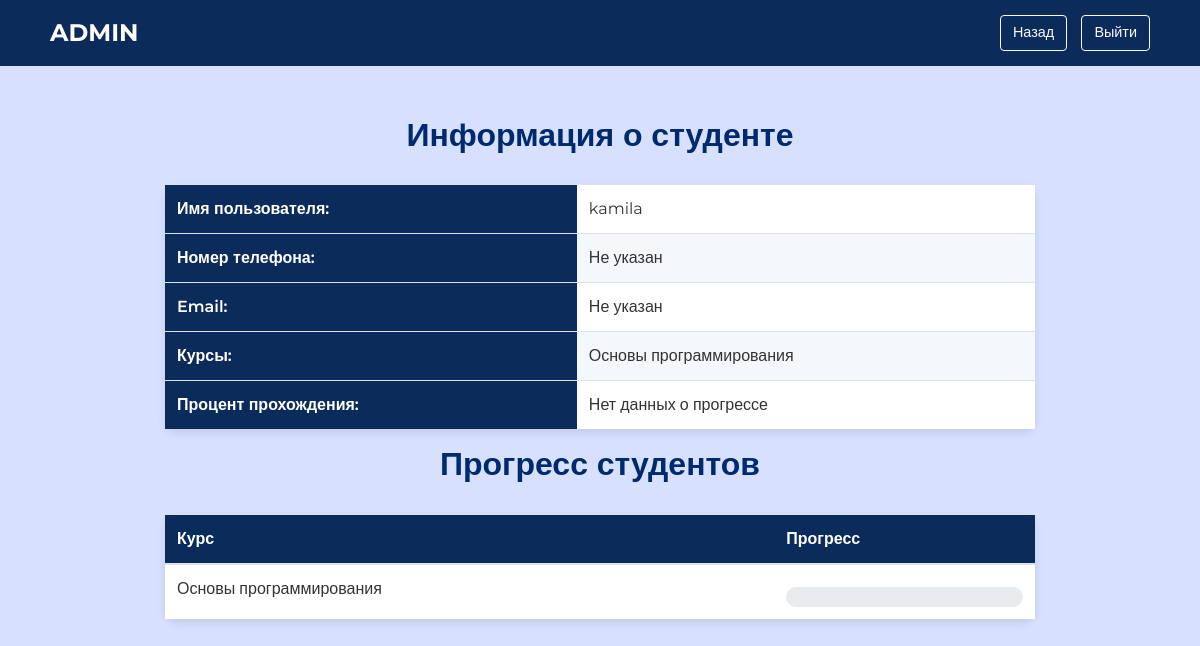
Screenshot of /students/83/ with the database file from the repository.
### courses/models.py (models this page shows, shortened)
class Student(models.Model):
    user = models.OneToOneField(User, on_delete=models.CASCADE)
    avatar = models.ImageField(upload_to='avatars/', null=True, blank=True)
    phone_number = models.CharField(max_length=15, null=True, blank=True)
    email = models.EmailField(null=True, blank=True)
    courses = models.ManyToManyField('Course', related_name='students_set')

class User(AbstractUser):
    is_student = models.BooleanField(default=False)
    is_admin = models.BooleanField(default=False)
    groups = models.ManyToManyField(
        Group,
        related_name='custom_user_set',
        blank=True,
        help_text='The groups this user belongs to.',
        verbose_name='groups'
    )
    user_permissions = models.ManyToManyField(
        Permission,
        related_name='custom_user_permissions_set',
        blank=True,
        help_text='Specific permissions for this user.',
        verbose_name='user permissions'
    )
    class Meta:
        verbose_name = 'User'
        verbose_name_plural = 'Users'

class Course(models.Model):
    title = models.CharField(max_length=100)
    description = models.TextField()
    modules = models.ManyToManyField('Module', blank=True)
    course_code = models.CharField(max_length=5, blank=True, unique=True)
    students = models.ManyToManyField('Student', related_name='enrolled_courses', blank=True)
    image = models.ImageField(upload_to='image/', null=True, blank=True)  # Новое поле для изображения

### courses/views.py (the view)
# urls.py: path('students/<int:user_id>/', views.student_details, name='student_details'),
def student_details(request, user_id):
    student = get_object_or_404(Student, user_id=user_id)
    progress_data = []
    for course in student.courses.all():
        progress = StudentProgress.objects.filter(user=student.user, course=course).first()
        progress_data.append({
            'course': {
                'id': course.id,  # Добавляем id курса
                'title': course.title
            },
            'progress': progress.progress if progress else 0
        })
    context = {
        'student': student,
        'progress_data': progress_data,
    }
    return render(request, 'courses/student_details.html', context)

### courses/templates/courses/student_details.html (shortened to what this page needs)
{% load static %}
<!DOCTYPE html>
<html lang="ru">
<head>
    <link rel="stylesheet" href="https://stackpath.bootstrapcdn.com/bootstrap/4.5.2/css/bootstrap.min.css">
    <link rel="stylesheet" href="{% static 'styles.css' %}">
</head>
<body>
<header class="navbar navbar-dark">
    <div class="container1">
        <span class="navbar-brand">ADMIN</span>
        <div>
            <a href="{% url 'admin_page' %}" class="btn btn-outline-light" id="back-btn">Назад</a>
            <a href="{% url 'logout' %}" class="btn btn-outline-light" id="logout-btn">Выйти</a>
        </div>
    </div>
</header>
<div class="container">
    <h2>Информация о студенте</h2>
    <table class="table">
        <tbody>
        <tr>
            <th>Имя пользователя:</th>
            <td>{{ student.user.username }}</td>
        </tr>
        <tr>
            <th>Номер телефона:</th>
            <td>{{ student.phone_number|default:"Не указан" }}</td>
        </tr>
        <tr>
            <th>Email:</th>
            <td>{{ student.email|default:"Не указан" }}</td>
        </tr>
        <tr>
            <th>Курсы:</th>
            <td>
                {% for course in student.courses.all %}
                {{ course.title }}<br>
                {% empty %}
                Нет курсов
                {% endfor %}
            </td>
        </tr>
        <tr>
            <th>Процент прохождения:</th>
            <td>
                {% for progress in student.studentprogress_set.all %}
                <div class="progress mt-2">
                    <div class="progress-bar progress-bar-striped bg-info"
                         role="progressbar"
                         style="width: {{ progress.progress }}%;"
                         aria-valuenow="{{ progress.progress }}"
                         aria-valuemin="0"
                         aria-valuemax="100">
                        {{ progress.progress }}%
                    </div>
                </div>
                {% empty %}
                Нет данных о прогрессе
                {% endfor %}
            </td>
        </tr>
        </tbody>
    </table>
    <h2>Прогресс студентов</h2>
    <table class="table">
        <thead>
        <tr>
            <th>Курс</th>
            <th>Прогресс</th>
        </tr>
        </thead>
        <tbody>
        {% for progress in progress_data %}
        <tr>
            <td>{{ progress.course.title }}</td>
            <td>
                <div class="progress">
                </div>
            </td>
        </tr>
        {% empty %}
        <tr>
            <td colspan="2">Нет данных о курсах</td>
        </tr>
        {% endfor %}
        </tbody>
    </table>
</div>
</body>
</html>

### courses/templates/courses/student_details.html (style rules this page uses)
body { background: #d7e1ff; font-family: 'Montserrat', sans-serif; color: #333; }
.navbar { background-color: #0b2c5b; color: white; padding: 10px 50px; margin-bottom: 50px; }
.navbar .container1 { display: flex; justify-content: space-between; align-items: center; width: 100%; }
.navbar-brand { font-weight: bold; font-size: 1.5rem; color: #ffffff; margin: 0; }
.navbar .btn { font-size: 0.9rem; margin-left: 10px; }
.container { max-width: 900px; margin-top: 40px; }
h2 { font-size: 32px; font-weight: 600; color: #002a6e; margin-bottom: 30px; text-align: center; }
table { background-color: #fff; border-radius: 12px; box-shadow: 0 4px 8px rgba(0, 0, 0, 0.1); width: 100%; margin-bottom: 30px; padding: 20px; }
table th { background-color: #0b2c5b; color: #fff; padding: 12px; text-align: left; font-weight: 600; }
table td { padding: 12px; font-size: 16px; color: #333; }
table tr:nth-child(even) { background-color: #f4f7fc; }
table tr:nth-child(odd) { background-color: #fff; }
.progress { height: 20px; border-radius: 10px; overflow: hidden; margin-top: 10px; background-color: #e9ecef; }

### rows the page displays
Student: user.username "kamila", phone_number "Не указан", email "Не указан"
Course: title "Основы программирования", course "Основы программирования"
